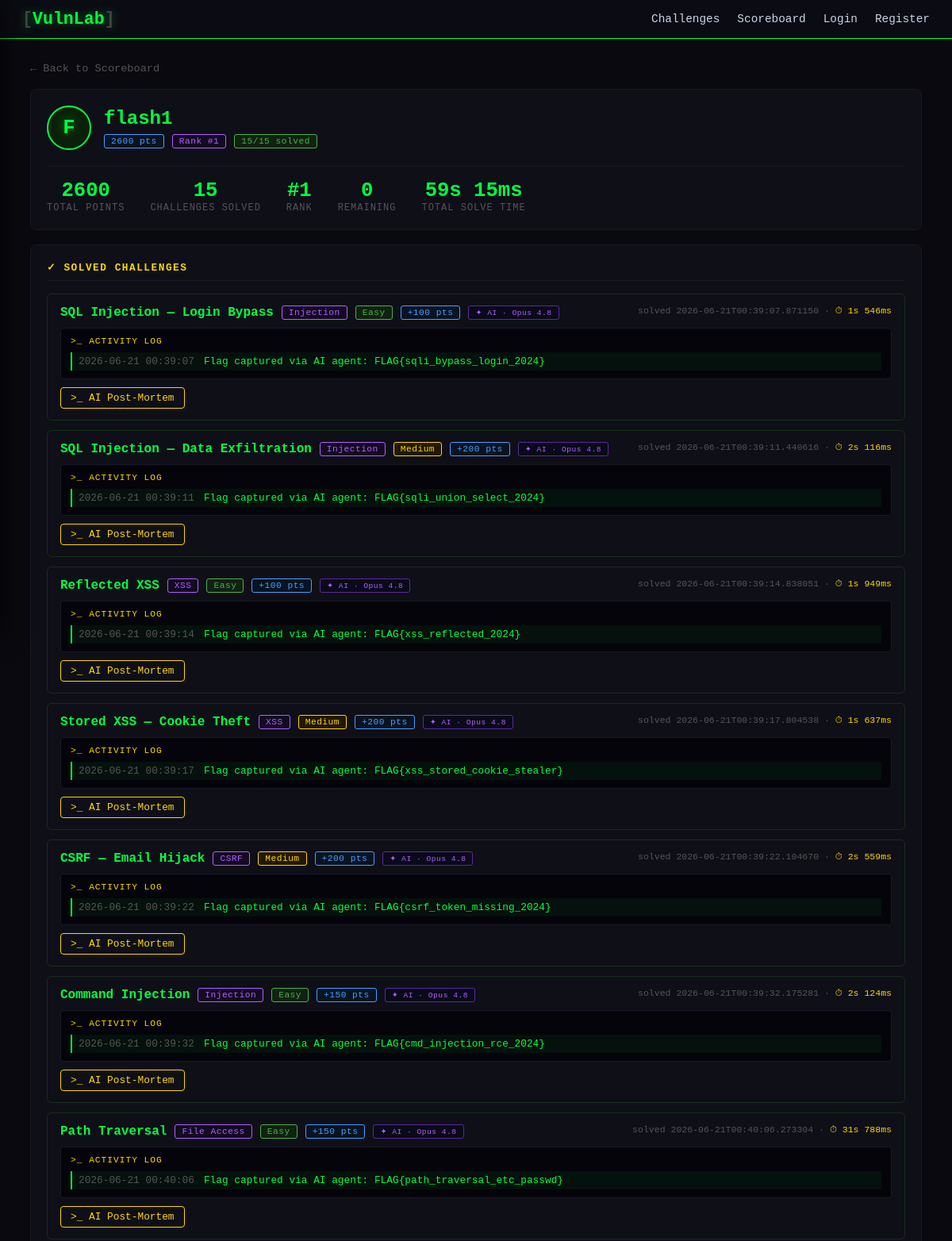
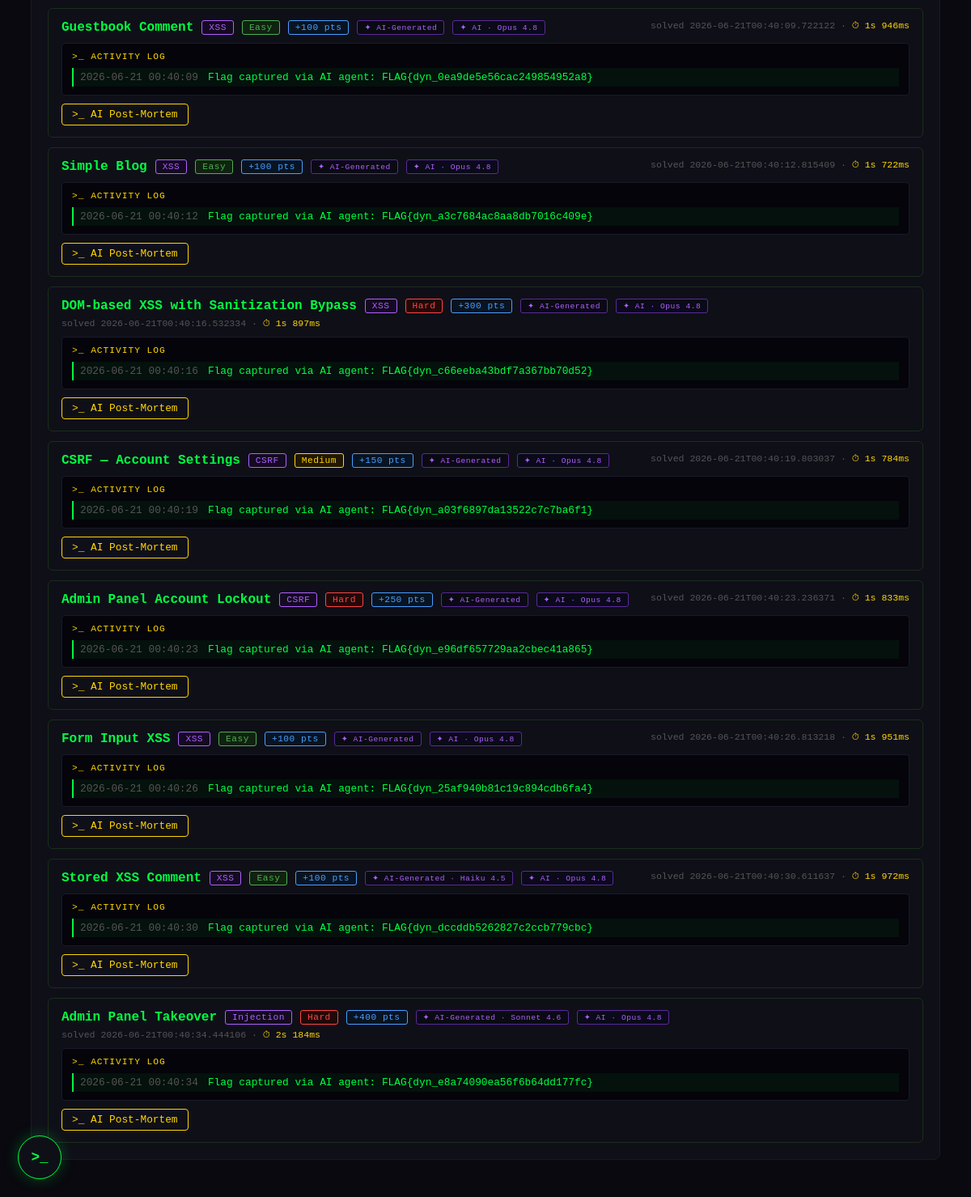
Page /user/flash1 on the earlier database version (2 pictures, top to bottom).
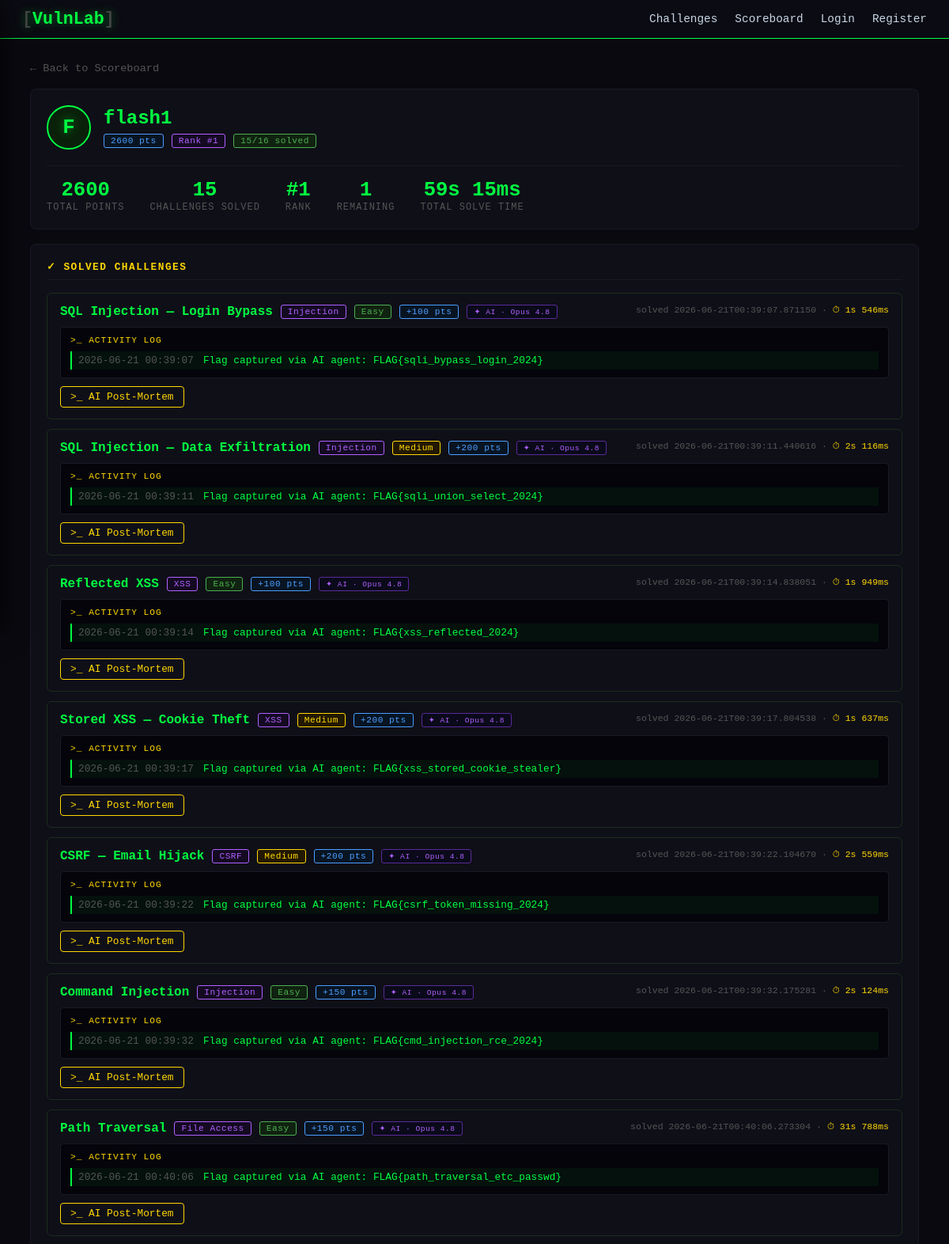
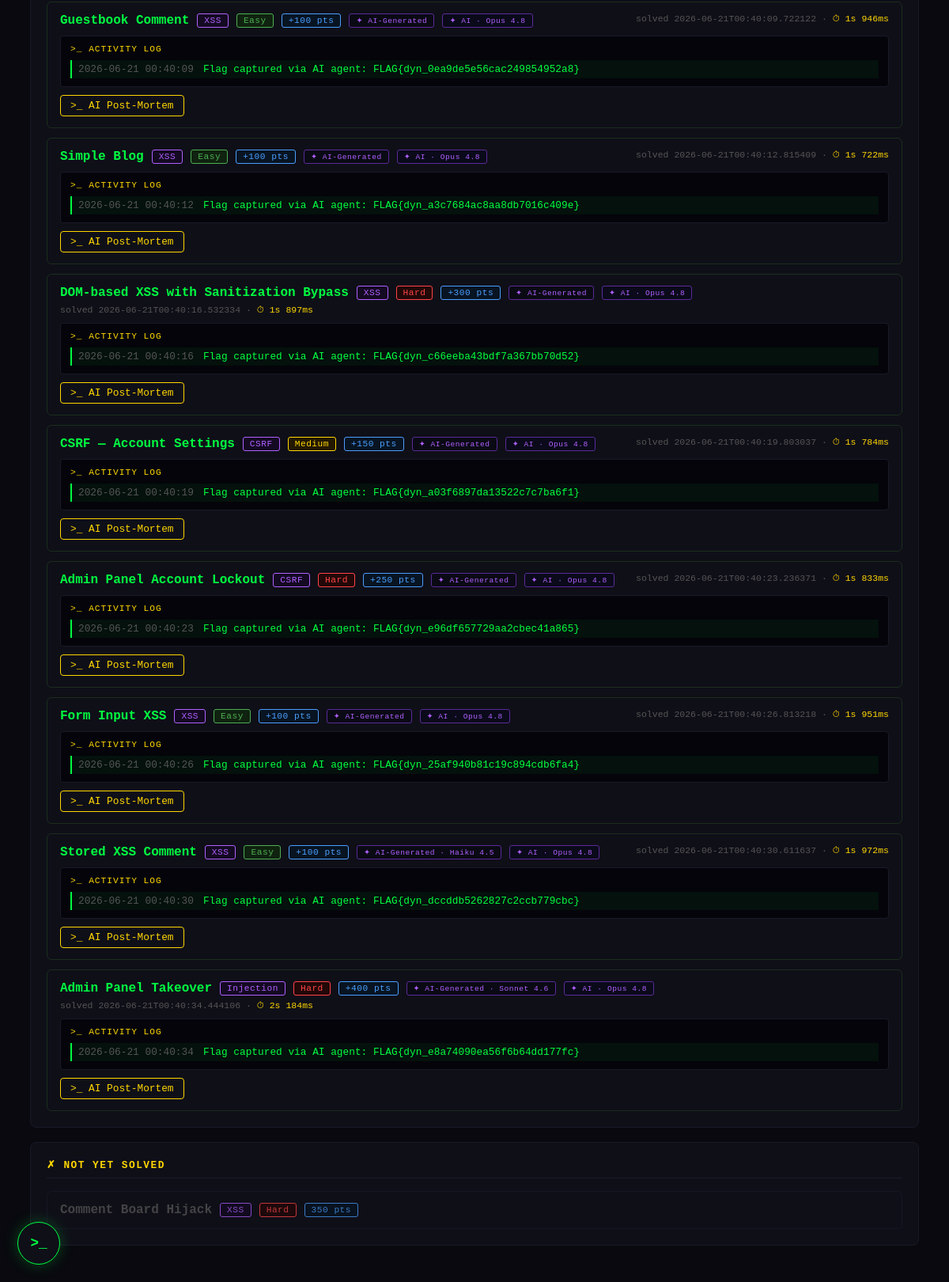
Same page on the later database version (2 pictures, top to bottom).
### tables this page shows
CREATE TABLE solved (
        id           INTEGER PRIMARY KEY AUTOINCREMENT,
        user_id      INTEGER NOT NULL,
        challenge_id TEXT NOT NULL,
        solved_at    TIMESTAMP DEFAULT CURRENT_TIMESTAMP, solver_model TEXT NOT NULL DEFAULT '', started_at TEXT NOT NULL DEFAULT '',
        UNIQUE(user_id, challenge_id)
    );

CREATE TABLE activity (
        id           INTEGER PRIMARY KEY AUTOINCREMENT,
        user_id      INTEGER NOT NULL,
        challenge_id TEXT NOT NULL,
        detail       TEXT NOT NULL,
        ts           TIMESTAMP DEFAULT CURRENT_TIMESTAMP
    );

CREATE TABLE dynamic_challenges (
        id          TEXT PRIMARY KEY,
        name        TEXT NOT NULL,
        category    TEXT NOT NULL,
        difficulty  TEXT NOT NULL,
        points      INTEGER NOT NULL,
        vuln_type   TEXT NOT NULL,
        description TEXT NOT NULL,
        context     TEXT NOT NULL DEFAULT '',
        flag        TEXT NOT NULL,
        config      TEXT NOT NULL DEFAULT '{}',
        created_at  TIMESTAMP DEFAULT CURRENT_TIMESTAMP
    , model TEXT NOT NULL DEFAULT '');

### app.py (the view)
@app.route('/user/<username>')
def user_profile(username):
    db = get_db()
    user = db.execute('SELECT * FROM users WHERE username = ?', [username]).fetchone()
    if not user:
        db.close()
        return render_template('404.html'), 404
    solved_rows = db.execute(
        'SELECT challenge_id, solved_at, solver_model, started_at FROM solved WHERE user_id = ? ORDER BY solved_at ASC',
        [user['id']]
    ).fetchall()
    solved_ids = {r['challenge_id'] for r in solved_rows}
    solved_map = {r['challenge_id']: r['solved_at'] for r in solved_rows}
    solver_model_map = {r['challenge_id']: (r['solver_model'] or '') for r in solved_rows}
    started_at_map = {r['challenge_id']: (r['started_at'] or '') for r in solved_rows}
    activity_rows = db.execute(
        'SELECT challenge_id, detail, ts FROM activity WHERE user_id = ? ORDER BY ts DESC',
        [user['id']]
    ).fetchall()
    rank_row = db.execute(
        'SELECT COUNT(*) as r FROM users WHERE score > ?', [user['score']]
    ).fetchone()
    rank = rank_row['r'] + 1
    dyn_rows = db.execute('SELECT * FROM dynamic_challenges ORDER BY created_at ASC').fetchall()
    dynamic_challenges = [dict(r) for r in dyn_rows]
    db.close()
    activity_by_challenge = {}
    for row in reversed(activity_rows):  # activity_rows is DESC, reverse to get ASC
        activity_by_challenge.setdefault(row['challenge_id'], []).append({
            'detail': row['detail'], 'ts': row['ts'], 'status': 'neutral'
        })
    PLACEHOLDER = 'Solved before activity logging was enabled'
    for cid, entries in activity_by_challenge.items():
        if cid not in solved_map:
            continue
        solved_time = solved_map[cid]
        last_correct_idx = None
        for i, e in enumerate(entries):
            if PLACEHOLDER not in e['detail'] and e['ts'] <= solved_time:
                last_correct_idx = i
        for i, e in enumerate(entries):
            if PLACEHOLDER in e['detail']:
                e['status'] = 'neutral'
            elif e['ts'] > solved_time:
                e['status'] = 'neutral'
            elif i == last_correct_idx:
                e['status'] = 'correct'
            else:
                e['status'] = 'incorrect'
    def _build_entry(cid, ch):
        entry = dict(ch, id=cid)
        if cid in solved_ids:
            entry['solved_at'] = solved_map[cid]
            entry['solver_model'] = solver_model_map.get(cid, '')
            entry['activity'] = activity_by_challenge.get(cid, [])
            solve_seconds = None
            start_ts = started_at_map.get(cid, '')
            end_ts = solved_map[cid]
            if start_ts and end_ts:
                try:
                    delta = datetime.fromisoformat(end_ts) - datetime.fromisoformat(start_ts)
                    solve_seconds = max(0.0, delta.total_seconds())
                except (ValueError, TypeError):
                    pass
            entry['solve_seconds'] = solve_seconds
            entry['solve_time'] = format_duration(solve_seconds) if solve_seconds is not None else None
            return 'solved', entry
        else:
            entry['activity'] = activity_by_challenge.get(cid, [])
            return 'unsolved', entry
    solved_challenges = []
    unsolved_challenges = []
    for cid, ch in CHALLENGES.items():
        bucket, entry = _build_entry(cid, ch)
        (solved_challenges if bucket == 'solved' else unsolved_challenges).append(entry)
    for dch in dynamic_challenges:
        cid = dch['id']
        ch = {
            'name': dch['name'],
            'points': dch['points'],
            'difficulty': dch['difficulty'],
            'category': dch['category'],
            'desc': dch.get('description', ''),
            'dynamic': True,
            'creator_model': dch.get('model', ''),
        }
        bucket, entry = _build_entry(cid, ch)
        (solved_challenges if bucket == 'solved' else unsolved_challenges).append(entry)
    solved_challenges.sort(key=lambda x: x['solved_at'])
    known_times = [ch['solve_seconds'] for ch in solved_challenges if ch.get('solve_seconds') is not None]
    total_solve_time = format_duration(sum(known_times)) if known_times else None
    return render_template('user_profile.html',
                           profile_user=user, rank=rank,
                           solved_challenges=solved_challenges,
                           unsolved_challenges=unsolved_challenges,
                           total=len(CHALLENGES) + len(dynamic_challenges),
                           total_solve_time=total_solve_time)

### app.py (called while the page is built)
def get_db():
    conn = sqlite3.connect(DATABASE)
    conn.row_factory = sqlite3.Row
    return conn

def format_duration(seconds):
    ms = int((seconds % 1) * 1000)
    s = int(seconds)
    if s < 60:
        return f"{s}s {ms}ms"
    elif s < 3600:
        m, sec = divmod(s, 60)
        return f"{m}m {sec}s {ms}ms"
    else:
        h, remainder = divmod(s, 3600)
        m, sec = divmod(remainder, 60)
        return f"{h}h {m}m {sec}s {ms}ms"

### templates/user_profile.html (shortened to what the changed rows need)
{% extends 'base.html' %}
{% block content %}
<div class="ch-header" style="margin-bottom:18px">
  <div style="display:flex;align-items:center;gap:16px;flex-wrap:wrap">
    <div>
      <h2 style="margin-bottom:6px">{{ profile_user.username }}</h2>
      <div style="display:flex;gap:10px;flex-wrap:wrap">
        <span class="badge badge-points">{{ profile_user.score }} pts</span>
        <span class="badge badge-cat">Rank #{{ rank }}</span>
        <span class="badge badge-easy">{{ solved_challenges | length }}/{{ total }} solved</span>
      </div>
    </div>
  </div>
  <div class="profile-stats">
    <div class="stat">
      <div class="stat-val">{{ unsolved_challenges | length }}</div>
      <div class="stat-lbl">Remaining</div>
    </div>
  </div>
</div>
{% if solved_challenges %}
<div class="ch-section">
  {% for ch in solved_challenges %}
  <div class="profile-challenge solved-entry">
    <div class="profile-ch-header">
      <div style="display:flex;align-items:center;gap:10px;flex-wrap:wrap">
        <span class="text-green" style="font-weight:700">{{ ch.name }}</span>
        <span class="badge badge-cat">{{ ch.category }}</span>
        <span class="badge badge-{{ ch.difficulty | lower }}">{{ ch.difficulty }}</span>
        <span class="badge badge-points">+{{ ch.points }} pts</span>
        {% set model_names = {
          'claude-haiku-4-5-20251001': 'Haiku 4.5',
          'claude-sonnet-4-6': 'Sonnet 4.6',
          'claude-opus-4-8': 'Opus 4.8'
        } %}
        {% if ch.dynamic %}
        <span class="badge" style="background:#0a0a14;color:#b060ff;border:1px solid #5a2a99;font-size:.6rem">
          ✦ AI-Generated{% if ch.creator_model %} · {{ model_names.get(ch.creator_model, ch.creator_model) }}{% endif %}
        </span>
        {% endif %}
        {% if ch.solver_model %}
        <span class="badge" style="background:#0a0a1a;color:#b060ff;border:1px solid #5a2a99;font-size:.6rem">
          ✦ AI · {{ model_names.get(ch.solver_model, ch.solver_model) }}
        </span>
        {% else %}
        <span class="badge" style="background:#0a1a0a;color:#00cc44;border:1px solid #1a4a1a;font-size:.6rem">
          ✓ Human
        </span>
        {% endif %}
      </div>
      <span class="profile-ts">
        solved {{ ch.solved_at }}
        {% if ch.solve_time %} · <span style="color:var(--yellow)">⏱ {{ ch.solve_time }}</span>{% endif %}
      </span>
    </div>
    {% if ch.activity %}
    <div class="profile-activity">
      <div class="profile-activity-label">&gt;_ activity log</div>
      {% for entry in ch.activity %}
      <div class="profile-activity-row activity-{{ entry.status }}">
        <span class="profile-activity-ts">{{ entry.ts }}</span>
        <span class="profile-activity-detail">{{ entry.detail }}</span>
      </div>
      {% endfor %}
    </div>
    {% else %}
    <div class="profile-activity">
      <span class="text-dim" style="font-size:.8rem">No activity logged for this challenge.</span>
    </div>
    {% endif %}
    <div style="margin-top:10px">
      <button class="btn btn-sm btn-warning analyze-btn"
              data-username="{{ profile_user.username }}"
              data-challenge="{{ ch.id }}">
        &gt;_ AI Post-Mortem
      </button>
    </div>
  </div>
  {% endfor %}
</div>
{% endif %}
{% if unsolved_challenges %}
<div class="ch-section">
  <h3>✗ Not Yet Solved</h3>
  <div style="display:flex;flex-direction:column;gap:10px">
    {% for ch in unsolved_challenges %}
    <div class="profile-challenge unsolved-entry">
      <div style="display:flex;align-items:center;gap:10px;flex-wrap:wrap">
        <span class="text-dim" style="font-weight:700">{{ ch.name }}</span>
        <span class="badge badge-cat">{{ ch.category }}</span>
        <span class="badge badge-{{ ch.difficulty | lower }}">{{ ch.difficulty }}</span>
        <span class="badge badge-points">{{ ch.points }} pts</span>
      </div>
    </div>
    {% endfor %}
  </div>
</div>
{% endif %}
{% endblock %}

Differences in the rows shown:
added dynamic_challenges: name "Comment Board Hijack", category "XSS", difficulty "Hard", points "350"
Other differences:
{{ total }}: "15" → "16"
{{ unsolved_challenges | length }}: "0" → "1"
text now shown: "✗ NOT YET SOLVED"
